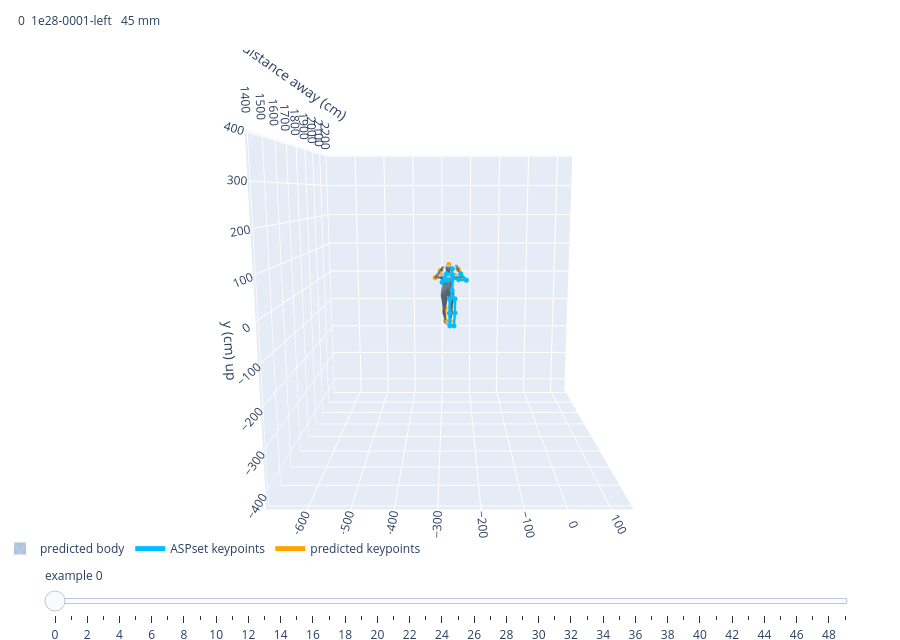

Here is the notebook cell this chart was saved with:
### Markdown cell above
## 3D — the same body, where the model thinks it is

Now the mesh, in the viewer frame: camera at the origin looking down -z, so a body
sits at negative z exactly as far away as the model believes it is. `mhr_scene`
supplies the layout, including the one thing that is easy to get silently wrong —
plotting as `(x, -z, y)` rather than swapping two axes, which would mirror the whole
scene and leave a body that looks entirely plausible while facing the wrong way.

The blue skeleton is ASPset's; the grey mesh is the prediction. They will not coincide
exactly even for a perfect solve — MHR's joint centres sit inside the skin and ASPset's
markers sit on it, which is the ~16 mm floor `losses.py` prints.

Drag to orbit, scroll to zoom. The eye starts on the camera's side, so the first look
is roughly what the photograph above shows.

### Code cell
# One box big enough for every example, centred per example — so stepping the slider
# does not make the view leap about, and a distant frame is not a speck.
centres, reach = mhr_scene._framing([[mesh[n], truth[n].numpy()] for n in range(EXAMPLES)])


def scene(n):
    """The three traces for example n: the predicted skin, the truth, the predicted bones."""
    true_x, true_y, true_z = stick(mhr_scene.plotted(truth[n].numpy()))
    predicted_x, predicted_y, predicted_z = stick(mhr_scene.plotted(view[n].numpy()))
    return [
        mhr_scene._body(mesh[n], TRIANGLES, "lightsteelblue", "predicted body"),
        go.Scatter3d(x=true_x, y=true_y, z=true_z, mode="lines+markers",
                     name="ASPset keypoints", line=dict(color="deepskyblue", width=5),
                     marker=dict(size=3), hoverinfo="skip"),
        go.Scatter3d(x=predicted_x, y=predicted_y, z=predicted_z, mode="lines+markers",
                     name="predicted keypoints", line=dict(color="orange", width=5),
                     marker=dict(size=3), hoverinfo="skip"),
    ]


figure = go.Figure(scene(0))
figure.frames = [go.Frame(name=str(n), data=scene(n),
                          layout=go.Layout(title=dict(text=caption(n)),
                                           scene=mhr_scene._scene(centres[n], reach)))
                 for n in range(EXAMPLES)]
figure.update_layout(
    height=640, margin=dict(l=0, r=0, t=50, b=40),
    title=dict(text=caption(0), x=0.02, font=dict(size=12)),
    scene=mhr_scene._scene(centres[0], reach),
    legend=dict(orientation="h", y=0.02, x=0.0),
    sliders=slider(EXAMPLES, scene))

print(f"handedness {mhr_scene.handedness():+.0f}   (+1 means the scene is not mirrored)")
figure

### Figure 1 — Plotly figure (JSON) as saved in the notebook; plotly's stock layout.template omitted (floating-point values rounded to 4 significant figures; data arrays with more than 128 entries replaced by an {"elided": "..."} marker saying what was removed)
{"data": [{"color": "lightsteelblue", "flatshading": false, "hoverinfo": "skip", "i": {"elided": "1186 int values"}, "j": {"elided": "1186 int values"}, "k": {"elided": "1186 int values"}, "lighting": {"ambient": 0.5, "diffuse": 0.8, "specular": 0.2}, "lightposition": {"x": 0, "y": -3000, "z": 2000}, "name": "predicted body", "showlegend": true, "type": "mesh3d", "x": {"elided": "595 float values"}, "y": {"elided": "595 float values"}, "z": {"elided": "595 float values"}}, {"hoverinfo": "skip", "line": {"color": "deepskyblue", "width": 5}, "marker": {"size": 3}, "mode": "lines+markers", "name": "ASPset keypoints", "type": "scatter3d", "x": [-266.1, -265.6, null, -265.6, -263.4, null, -263.4, -265.4, null, -265.4, -265.0, null, -263.4, -247.3, null, -247.3, -226.2, null, -226.2, -242.1, null, -263.4, -279.6, null, -279.6, -293.4, null, -293.4, -280.8, null, -266.1, -257.5, null, -257.5, -257.6, null, -257.6, -260.4, null, -266.1, -272.5, null, -272.5, -273.2, null, -273.2, -271.9, null], "y": [1769.0, 1769.0, null, 1769.0, 1769.0, null, 1769.0, 1769.0, null, 1769.0, 1766.0, null, 1769.0, 1771.0, null, 1771.0, 1753.0, null, 1753.0, 1753.0, null, 1769.0, 1761.0, null, 1761.0, 1742.0, null, 1742.0, 1746.0, null, 1769.0, 1768.0, null, 1768.0, 1771.0, null, 1771.0, 1775.0, null, 1769.0, 1764.0, null, 1764.0, 1769.0, null, 1769.0, 1774.0, null], "z": [-12.04, 4.894, null, 4.894, 39.71, null, 39.71, 50.18, null, 50.18, 67.05, null, 39.71, 35.91, null, 35.91, 36.66, null, 36.66, 54.86, null, 39.71, 35.79, null, 35.79, 32.54, null, 32.54, 55.91, null, -12.04, -18.5, null, -18.5, -59.99, null, -59.99, -97.98, null, -12.04, -18.8, null, -18.8, -59.96, null, -59.96, -97.27, null]}, {"hoverinfo": "skip", "line": {"color": "orange", "width": 5}, "marker": {"size": 3}, "mode": "lines+markers", "name": "predicted keypoints", "type": "scatter3d", "x": [-278.7, -278.6, null, -278.6, -277.2, null, -277.2, -276.6, null, -276.6, -275.3, null, -277.2, -257.1, null, -257.1, -236.8, null, -236.8, -247.4, null, -277.2, -297.1, null, -297.1, -314.6, null, -314.6, -300.1, null, -278.7, -268.3, null, -268.3, -269.9, null, -269.9, -271.1, null, -278.7, -288.5, null, -288.5, -286.3, null, -286.3, -284.7, null], "y": [1857.0, 1860.0, null, 1860.0, 1860.0, null, 1860.0, 1858.0, null, 1858.0, 1854.0, null, 1860.0, 1860.0, null, 1860.0, 1844.0, null, 1844.0, 1846.0, null, 1860.0, 1855.0, null, 1855.0, 1836.0, null, 1836.0, 1837.0, null, 1857.0, 1856.0, null, 1856.0, 1858.0, null, 1858.0, 1862.0, null, 1857.0, 1854.0, null, 1854.0, 1858.0, null, 1858.0, 1863.0, null], "z": [-12.44, 0.5838, null, 0.5838, 39.75, null, 39.75, 49.98, null, 49.98, 68.48, null, 39.75, 35.38, null, 35.38, 31.63, null, 31.63, 54.58, null, 39.75, 36.37, null, 36.37, 32.02, null, 32.02, 52.81, null, -12.44, -19.31, null, -19.31, -63.3, null, -63.3, -102.9, null, -12.44, -19.2, null, -19.2, -62.99, null, -62.99, -102.4, null]}], "layout": {"height": 640, "legend": {"orientation": "h", "x": 0, "y": 0.02}, "margin": {"b": 40, "l": 0, "r": 0, "t": 50}, "scene": {"aspectmode": "cube", "camera": {"eye": {"x": 0, "y": -2, "z": 0.35}, "up": {"x": 0, "y": 0, "z": 1}}, "xaxis": {"range": [-694.3, 151.3], "title": {"text": "x (cm) right"}}, "yaxis": {"range": [1384.0, 2230.0], "title": {"text": "distance away (cm)"}}, "zaxis": {"range": [-443.1, 402.5], "title": {"text": "y (cm) up"}}}, "sliders": [{"currentvalue": {"prefix": "example "}, "len": 0.9, "steps": [{"args": [["0"], {"frame": {"duration": 0, "redraw": true}, "mode": "immediate"}], "label": "0", "method": "animate"}, {"args": [["1"], {"frame": {"duration": 0, "redraw": true}, "mode": "immediate"}], "label": "1", "method": "animate"}, {"args": [["2"], {"frame": {"duration": 0, "redraw": true}, "mode": "immediate"}], "label": "2", "method": "animate"}, {"args": [["3"], {"frame": {"duration": 0, "redraw": true}, "mode": "immediate"}], "label": "3", "method": "animate"}, {"args": [["4"], {"frame": {"duration": 0, "redraw": true}, "mode": "immediate"}], "label": "4", "method": "animate"}, {"args": [["5"], {"frame": {"duration": 0, "redraw": true}, "mode": "immediate"}], "label": "5", "method": "animate"}, {"args": [["6"], {"frame": {"duration": 0, "redraw": true}, "mode": "immediate"}], "label": "6", "method": "animate"}, {"args": [["7"], {"frame": {"duration": 0, "redraw": true}, "mode": "immediate"}], "label": "7", "method": "animate"}, {"args": [["8"], {"frame": {"duration": 0, "redraw": true}, "mode": "immediate"}], "label": "8", "method": "animate"}, {"args": [["9"], {"frame": {"duration": 0, "redraw": true}, "mode": "immediate"}], "label": "9", "method": "animate"}, {"args": [["10"], {"frame": {"duration": 0, "redraw": true}, "mode": "immediate"}], "label": "10", "method": "animate"}, {"args": [["11"], {"frame": {"duration": 0, "redraw": true}, "mode": "immediate"}], "label": "11", "method": "animate"}, {"args": [["12"], {"frame": {"duration": 0, "redraw": true}, "mode": "immediate"}], "label": "12", "method": "animate"}, {"args": [["13"], {"frame": {"duration": 0, "redraw": true}, "mode": "immediate"}], "label": "13", "method": "animate"}, {"args": [["14"], {"frame": {"duration": 0, "redraw": true}, "mode": "immediate"}], "label": "14", "method": "animate"}, {"args": [["15"], {"frame": {"duration": 0, "redraw": true}, "mode": "immediate"}], "label": "15", "method": "animate"}, {"args": [["16"], {"frame": {"duration": 0, "redraw": true}, "mode": "immediate"}], "label": "16", "method": "animate"}, {"args": [["17"], {"frame": {"duration": 0, "redraw": true}, "mode": "immediate"}], "label": "17", "method": "animate"}, {"args": [["18"], {"frame": {"duration": 0, "redraw": true}, "mode": "immediate"}], "label": "18", "method": "animate"}, {"args": [["19"], {"frame": {"duration": 0, "redraw": true}, "mode": "immediate"}], "label": "19", "method": "animate"}, {"args": [["20"], {"frame": {"duration": 0, "redraw": true}, "mode": "immediate"}], "label": "20", "method": "animate"}, {"args": [["21"], {"frame": {"duration": 0, "redraw": true}, "mode": "immediate"}], "label": "21", "method": "animate"}, {"args": [["22"], {"frame": {"duration": 0, "redraw": true}, "mode": "immediate"}], "label": "22", "method": "animate"}, {"args": [["23"], {"frame": {"duration": 0, "redraw": true}, "mode": "immediate"}], "label": "23", "method": "animate"}, {"args": [["24"], {"frame": {"duration": 0, "redraw": true}, "mode": "immediate"}], "label": "24", "method": "animate"}, {"args": [["25"], {"frame": {"duration": 0, "redraw": true}, "mode": "immediate"}], "label": "25", "method": "animate"}, {"args": [["26"], {"frame": {"duration": 0, "redraw": true}, "mode": "immediate"}], "label": "26", "method": "animate"}, {"args": [["27"], {"frame": {"duration": 0, "redraw": true}, "mode": "immediate"}], "label": "27", "method": "animate"}, {"args": [["28"], {"frame": {"duration": 0, "redraw": true}, "mode": "immediate"}], "label": "28", "method": "animate"}, {"args": [["29"], {"frame": {"duration": 0, "redraw": true}, "mode": "immediate"}], "label": "29", "method": "animate"}, {"args": [["30"], {"frame": {"duration": 0, "redraw": true}, "mode": "immediate"}], "label": "30", "method": "animate"}, {"args": [["31"], {"frame": {"duration": 0, "redraw": true}, "mode": "immediate"}], "label": "31", "method": "animate"}, {"args": [["32"], {"frame": {"duration": 0, "redraw": true}, "mode": "immediate"}], "label": "32", "method": "animate"}, {"args": [["33"], {"frame": {"duration": 0, "redraw": true}, "mode": "immediate"}], "label": "33", "method": "animate"}, {"args": [["34"], {"frame": {"duration": 0, "redraw": true}, "mode": "immediate"}], "label": "34", "method": "animate"}, {"args": [["35"], {"frame": {"duration": 0, "redraw": true}, "mode": "immediate"}], "label": "35", "method": "animate"}, {"args": [["36"], {"frame": {"duration": 0, "redraw": true}, "mode": "immediate"}], "label": "36", "method": "animate"}, {"args": [["37"], {"frame": {"duration": 0, "redraw": true}, "mode": "immediate"}], "label": "37", "method": "animate"}, {"args": [["38"], {"frame": {"duration": 0, "redraw": true}, "mode": "immediate"}], "label": "38", "method": "animate"}, {"args": [["39"], {"frame": {"duration": 0, "redraw": true}, "mode": "immediate"}], "label": "39", "method": "animate"}, {"args": [["40"], {"frame": {"duration": 0, "redraw": true}, "mode": "immediate"}], "label": "40", "method": "animate"}, {"args": [["41"], {"frame": {"duration": 0, "redraw": true}, "mode": "immediate"}], "label": "41", "method": "animate"}, {"args": [["42"], {"frame": {"duration": 0, "redraw": true}, "mode": "immediate"}], "label": "42", "method": "animate"}, {"args": [["43"], {"frame": {"duration": 0, "redraw": true}, "mode": "immediate"}], "label": "43", "method": "animate"}, {"args": [["44"], {"frame": {"duration": 0, "redraw": true}, "mode": "immediate"}], "label": "44", "method": "animate"}, {"args": [["45"], {"frame": {"duration": 0, "redraw": true}, "mode": "immediate"}], "label": "45", "method": "animate"}, {"args": [["46"], {"frame": {"duration": 0, "redraw": true}, "mode": "immediate"}], "label": "46", "method": "animate"}, {"args": [["47"], {"frame": {"duration": 0, "redraw": true}, "mode": "immediate"}], "label": "47", "method": "animate"}, {"args": [["48"], {"frame": {"duration": 0, "redraw": true}, "mode": "immediate"}], "label": "48", "method": "animate"}, {"args": [["49"], {"frame": {"duration": 0, "redraw": true}, "mode": "immediate"}], "label": "49", "method": "animate"}], "x": 0.05}], "title": {"font": {"size": 12}, "text": "0  1e28-0001-left   45 mm", "x": 0.02}}}
